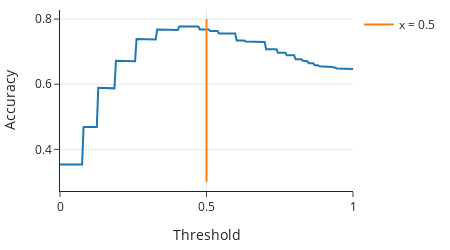

Notebook cell for this chart:
### Markdown cell above
To understand how accuracy changes with respect to $\tau$, we make a plot:

### Code cell
fig = px.line(x=thresholds, y=accs, width=450, height=250)
fig.add_trace(go.Scatter(x=[0.5, 0.5], y=[0.3, 0.8],
                         name='x = 0.5', mode='lines'))
fig.update_xaxes(title="Threshold")
fig.update_yaxes(title="Accuracy")

### Figure 1 — Plotly figure (JSON) as saved in the notebook; plotly's stock layout.template omitted (floating-point values rounded to 4 significant figures; data arrays with more than 128 entries replaced by an {"elided": "..."} marker saying what was removed)
{"data": [{"hovertemplate": "x=%{x}<br>y=%{y}<extra></extra>", "legendgroup": "", "line": {"color": "#1F77B4", "dash": "solid"}, "marker": {"symbol": "circle"}, "mode": "lines", "name": "", "orientation": "v", "showlegend": false, "type": "scatter", "x": {"elided": "200 float values"}, "xaxis": "x", "y": {"elided": "200 float values"}, "yaxis": "y"}, {"mode": "lines", "name": "x = 0.5", "type": "scatter", "x": [0.5, 0.5], "y": [0.3, 0.8]}], "layout": {"height": 250, "legend": {"tracegroupgap": 0}, "width": 450, "xaxis": {"anchor": "y", "autorange": true, "domain": [0, 1], "range": [0, 1], "title": {"text": "Threshold"}, "type": "linear"}, "yaxis": {"anchor": "x", "autorange": true, "domain": [0, 1], "range": [0.2722, 0.8278], "title": {"text": "Accuracy"}, "type": "linear"}}}
